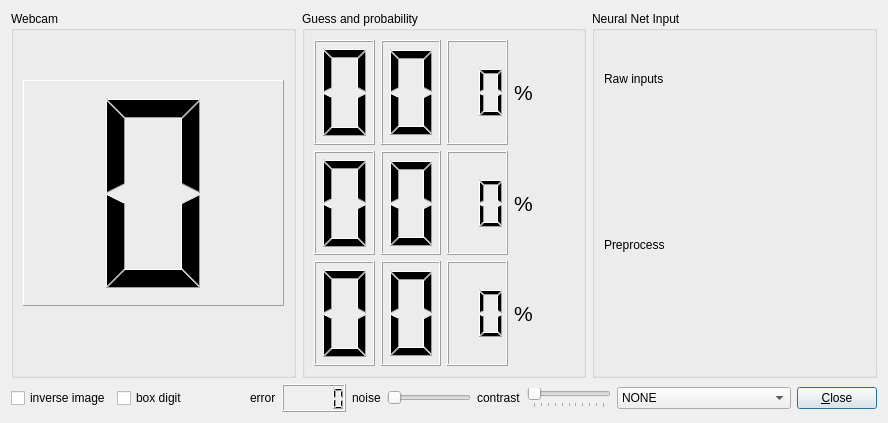
<ui version="4.0" >
 <class>CampuiGui</class>
 <widget class="QDialog" name="CampuiGui" >
  <property name="geometry" >
   <rect>
    <x>0</x>
    <y>0</y>
    <width>888</width>
    <height>423</height>
   </rect>
  </property>
  <property name="windowTitle" >
   <string>Campui</string>
  </property>
  <layout class="QVBoxLayout" >
   <item>
    <layout class="QVBoxLayout" >
     <item>
      <layout class="QHBoxLayout" >
       <item>
        <widget class="QGroupBox" name="groupBox" >
         <property name="sizePolicy" >
          <sizepolicy vsizetype="MinimumExpanding" hsizetype="Preferred" >
           <horstretch>0</horstretch>
           <verstretch>0</verstretch>
          </sizepolicy>
         </property>
         <property name="title" >
          <string>Webcam</string>
         </property>
         <layout class="QVBoxLayout" >
          <item>
           <layout class="QVBoxLayout" >
            <item>
             <spacer>
              <property name="orientation" >
               <enum>Qt::Vertical</enum>
              </property>
              <property name="sizeType" >
               <enum>QSizePolicy::Maximum</enum>
              </property>
              <property name="sizeHint" >
               <size>
                <width>20</width>
                <height>40</height>
               </size>
              </property>
             </spacer>
            </item>
            <item>
             <widget class="QLCDNumber" name="target_lcd" >
              <property name="sizePolicy" >
               <sizepolicy vsizetype="Minimum" hsizetype="Minimum" >
                <horstretch>0</horstretch>
                <verstretch>252</verstretch>
               </sizepolicy>
              </property>
              <property name="font" >
               <font>
                <pointsize>12</pointsize>
               </font>
              </property>
              <property name="frameShape" >
               <enum>QFrame::Panel</enum>
              </property>
              <property name="lineWidth" >
               <number>1</number>
              </property>
              <property name="numDigits" >
               <number>1</number>
              </property>
              <property name="segmentStyle" >
               <enum>QLCDNumber::Filled</enum>
              </property>
             </widget>
            </item>
            <item>
             <widget class="QLabel" name="cam_lbl" >
              <property name="sizePolicy" >
               <sizepolicy vsizetype="Preferred" hsizetype="Preferred" >
                <horstretch>0</horstretch>
                <verstretch>0</verstretch>
               </sizepolicy>
              </property>
              <property name="maximumSize" >
               <size>
                <width>500</width>
                <height>16777215</height>
               </size>
              </property>
              <property name="text" >
               <string/>
              </property>
              <property name="scaledContents" >
               <bool>true</bool>
              </property>
             </widget>
            </item>
            <item>
             <spacer>
              <property name="orientation" >
               <enum>Qt::Vertical</enum>
              </property>
              <property name="sizeType" >
               <enum>QSizePolicy::Maximum</enum>
              </property>
              <property name="sizeHint" >
               <size>
                <width>20</width>
                <height>40</height>
               </size>
              </property>
             </spacer>
            </item>
           </layout>
          </item>
         </layout>
        </widget>
       </item>
       <item>
        <widget class="QGroupBox" name="groupBox_2" >
         <property name="title" >
          <string>Guess and probability</string>
         </property>
         <layout class="QVBoxLayout" >
          <item>
           <layout class="QVBoxLayout" >
            <item>
             <layout class="QHBoxLayout" >
              <item>
               <widget class="QLCDNumber" name="position_lcd_1" >
                <property name="font" >
                 <font>
                  <pointsize>12</pointsize>
                 </font>
                </property>
                <property name="numDigits" >
                 <number>1</number>
                </property>
                <property name="segmentStyle" >
                 <enum>QLCDNumber::Filled</enum>
                </property>
               </widget>
              </item>
              <item>
               <widget class="QLCDNumber" name="guess_lcd_1" >
                <property name="font" >
                 <font>
                  <pointsize>12</pointsize>
                 </font>
                </property>
                <property name="numDigits" >
                 <number>1</number>
                </property>
                <property name="segmentStyle" >
                 <enum>QLCDNumber::Filled</enum>
                </property>
               </widget>
              </item>
              <item>
               <widget class="QLCDNumber" name="prob_lcd_1" >
                <property name="smallDecimalPoint" >
                 <bool>false</bool>
                </property>
                <property name="numDigits" >
                 <number>2</number>
                </property>
                <property name="segmentStyle" >
                 <enum>QLCDNumber::Filled</enum>
                </property>
               </widget>
              </item>
              <item>
               <widget class="QLabel" name="label_9" >
                <property name="font" >
                 <font>
                  <pointsize>16</pointsize>
                 </font>
                </property>
                <property name="text" >
                 <string>%</string>
                </property>
               </widget>
              </item>
             </layout>
            </item>
            <item>
             <layout class="QHBoxLayout" >
              <item>
               <widget class="QLCDNumber" name="position_lcd_2" >
                <property name="font" >
                 <font>
                  <pointsize>12</pointsize>
                 </font>
                </property>
                <property name="numDigits" >
                 <number>1</number>
                </property>
                <property name="segmentStyle" >
                 <enum>QLCDNumber::Filled</enum>
                </property>
               </widget>
              </item>
              <item>
               <widget class="QLCDNumber" name="guess_lcd_2" >
                <property name="numDigits" >
                 <number>1</number>
                </property>
                <property name="segmentStyle" >
                 <enum>QLCDNumber::Filled</enum>
                </property>
               </widget>
              </item>
              <item>
               <widget class="QLCDNumber" name="prob_lcd_2" >
                <property name="smallDecimalPoint" >
                 <bool>false</bool>
                </property>
                <property name="numDigits" >
                 <number>2</number>
                </property>
                <property name="segmentStyle" >
                 <enum>QLCDNumber::Filled</enum>
                </property>
               </widget>
              </item>
              <item>
               <widget class="QLabel" name="label_8" >
                <property name="font" >
                 <font>
                  <pointsize>16</pointsize>
                 </font>
                </property>
                <property name="text" >
                 <string>%</string>
                </property>
               </widget>
              </item>
             </layout>
            </item>
            <item>
             <layout class="QHBoxLayout" >
              <item>
               <widget class="QLCDNumber" name="position_lcd_3" >
                <property name="font" >
                 <font>
                  <pointsize>12</pointsize>
                 </font>
                </property>
                <property name="numDigits" >
                 <number>1</number>
                </property>
                <property name="segmentStyle" >
                 <enum>QLCDNumber::Filled</enum>
                </property>
               </widget>
              </item>
              <item>
               <widget class="QLCDNumber" name="guess_lcd_3" >
                <property name="numDigits" >
                 <number>1</number>
                </property>
                <property name="segmentStyle" >
                 <enum>QLCDNumber::Filled</enum>
                </property>
               </widget>
              </item>
              <item>
               <widget class="QLCDNumber" name="prob_lcd_3" >
                <property name="smallDecimalPoint" >
                 <bool>false</bool>
                </property>
                <property name="numDigits" >
                 <number>2</number>
                </property>
                <property name="segmentStyle" >
                 <enum>QLCDNumber::Filled</enum>
                </property>
               </widget>
              </item>
              <item>
               <widget class="QLabel" name="label_4" >
                <property name="font" >
                 <font>
                  <pointsize>16</pointsize>
                 </font>
                </property>
                <property name="text" >
                 <string>%</string>
                </property>
               </widget>
              </item>
             </layout>
            </item>
           </layout>
          </item>
         </layout>
        </widget>
       </item>
       <item>
        <widget class="QGroupBox" name="groupBox_4" >
         <property name="title" >
          <string>Neural Net Input</string>
         </property>
         <layout class="QVBoxLayout" >
          <item>
           <layout class="QVBoxLayout" >
            <item>
             <widget class="QLabel" name="label_5" >
              <property name="text" >
               <string>Raw inputs</string>
              </property>
             </widget>
            </item>
            <item>
             <widget class="QLabel" name="nnet_input_lbl_raw" >
              <property name="text" >
               <string/>
              </property>
              <property name="scaledContents" >
               <bool>true</bool>
              </property>
             </widget>
            </item>
            <item>
             <widget class="QLabel" name="label" >
              <property name="text" >
               <string>Preprocess</string>
              </property>
             </widget>
            </item>
            <item>
             <widget class="QLabel" name="nnet_input_lbl" >
              <property name="text" >
               <string/>
              </property>
              <property name="scaledContents" >
               <bool>true</bool>
              </property>
             </widget>
            </item>
           </layout>
          </item>
         </layout>
        </widget>
       </item>
      </layout>
     </item>
     <item>
      <layout class="QHBoxLayout" >
       <item>
        <widget class="QCheckBox" name="inverse" >
         <property name="text" >
          <string>inverse image</string>
         </property>
        </widget>
       </item>
       <item>
        <widget class="QCheckBox" name="box_digit" >
         <property name="text" >
          <string>box digit</string>
         </property>
        </widget>
       </item>
       <item>
        <spacer>
         <property name="orientation" >
          <enum>Qt::Horizontal</enum>
         </property>
         <property name="sizeHint" >
          <size>
           <width>16</width>
           <height>28</height>
          </size>
         </property>
        </spacer>
       </item>
       <item>
        <widget class="QLabel" name="label_2" >
         <property name="text" >
          <string>error</string>
         </property>
        </widget>
       </item>
       <item>
        <widget class="QLCDNumber" name="error_lcd" />
       </item>
       <item>
        <widget class="QLabel" name="label_7" >
         <property name="text" >
          <string>noise</string>
         </property>
        </widget>
       </item>
       <item>
        <widget class="QSlider" name="noise" >
         <property name="maximum" >
          <number>100</number>
         </property>
         <property name="value" >
          <number>0</number>
         </property>
         <property name="orientation" >
          <enum>Qt::Horizontal</enum>
         </property>
        </widget>
       </item>
       <item>
        <widget class="QLabel" name="label_6" >
         <property name="text" >
          <string>contrast</string>
         </property>
        </widget>
       </item>
       <item>
        <widget class="QSlider" name="contrast" >
         <property name="mouseTracking" >
          <bool>true</bool>
         </property>
         <property name="maximum" >
          <number>100</number>
         </property>
         <property name="value" >
          <number>0</number>
         </property>
         <property name="orientation" >
          <enum>Qt::Horizontal</enum>
         </property>
         <property name="invertedAppearance" >
          <bool>false</bool>
         </property>
         <property name="tickPosition" >
          <enum>QSlider::TicksBelow</enum>
         </property>
        </widget>
       </item>
       <item>
        <widget class="QComboBox" name="filter" >
         <item>
          <property name="text" >
           <string>NONE</string>
          </property>
         </item>
         <item>
          <property name="text" >
           <string>BLUR</string>
          </property>
         </item>
         <item>
          <property name="text" >
           <string>BLACKWHITE</string>
          </property>
         </item>
         <item>
          <property name="text" >
           <string>CONTOUR</string>
          </property>
         </item>
         <item>
          <property name="text" >
           <string>DETAIL</string>
          </property>
         </item>
         <item>
          <property name="text" >
           <string>EDGE_ENHANCE</string>
          </property>
         </item>
         <item>
          <property name="text" >
           <string>EDGE_ENHANCE_MORE</string>
          </property>
         </item>
         <item>
          <property name="text" >
           <string>EMBROSS</string>
          </property>
         </item>
         <item>
          <property name="text" >
           <string>FIND_EDGES</string>
          </property>
         </item>
         <item>
          <property name="text" >
           <string>SMOOTH</string>
          </property>
         </item>
         <item>
          <property name="text" >
           <string>SMOOTH_MORE</string>
          </property>
         </item>
         <item>
          <property name="text" >
           <string>SHARPEN</string>
          </property>
         </item>
        </widget>
       </item>
       <item>
        <widget class="QPushButton" name="pushButton" >
         <property name="text" >
          <string>&amp;Close</string>
         </property>
        </widget>
       </item>
      </layout>
     </item>
    </layout>
   </item>
  </layout>
 </widget>
 <resources/>
 <connections>
  <connection>
   <sender>pushButton</sender>
   <signal>released()</signal>
   <receiver>CampuiGui</receiver>
   <slot>accept()</slot>
   <hints>
    <hint type="sourcelabel" >
     <x>820</x>
     <y>477</y>
    </hint>
    <hint type="destinationlabel" >
     <x>704</x>
     <y>437</y>
    </hint>
   </hints>
  </connection>
 </connections>
</ui>
